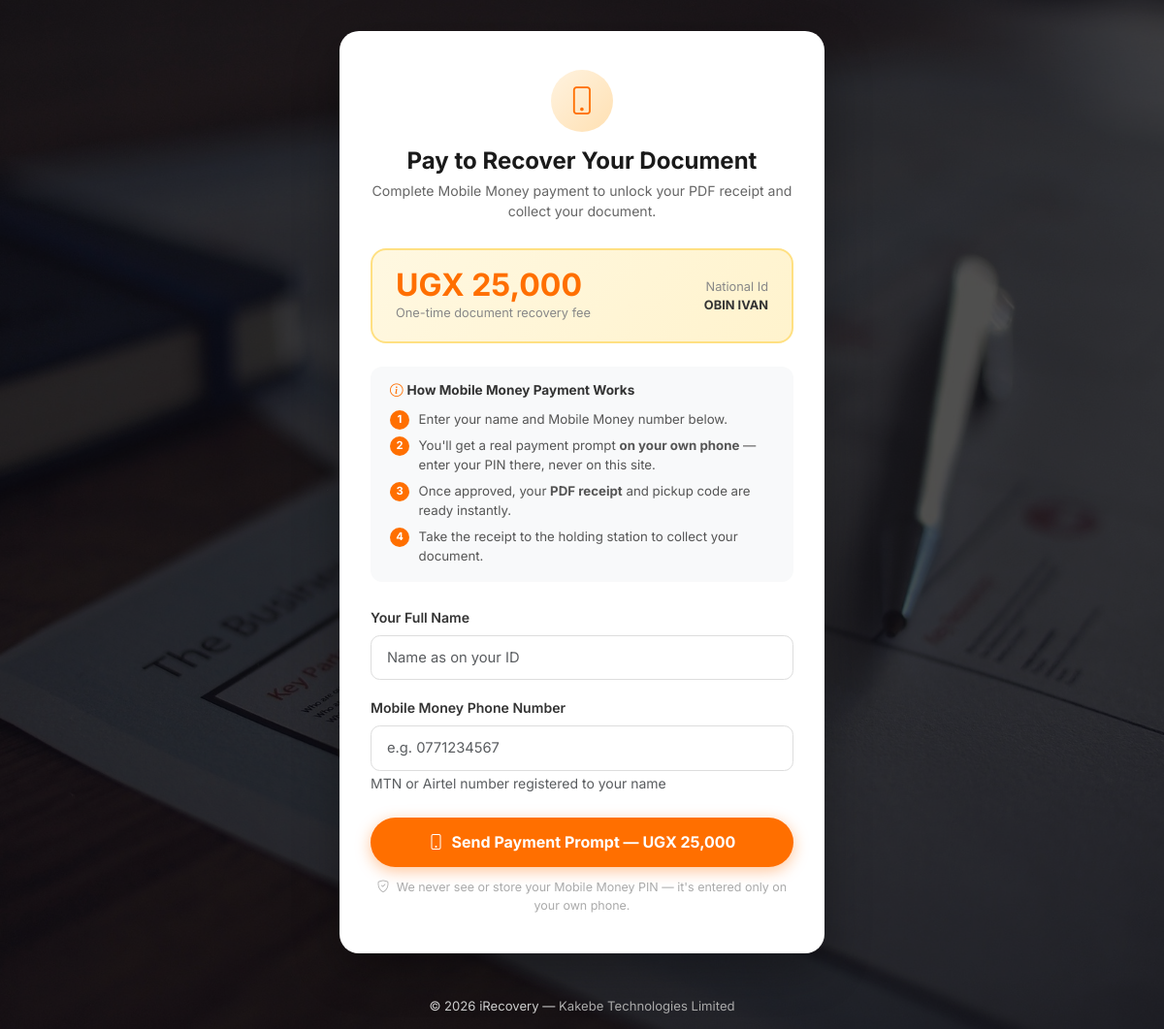
Screenshot of /pay.php?id_number=CM950 with the database file from the repository.
### tables this page shows
CREATE TABLE `match_alerts` (
  `id` int(11) NOT NULL,
  `lost_report_id` int(11) NOT NULL,
  `document_id` int(11) NOT NULL,
  `station` varchar(150) DEFAULT NULL,
  `alert_status` enum('new','admin_notified','owner_notified','payment_pending','paid','collected','closed','pending') NOT NULL DEFAULT 'new',
  `admin_approved` tinyint(1) NOT NULL DEFAULT 0,
  `admin_approved_by` varchar(150) DEFAULT NULL,
  `admin_approved_at` datetime DEFAULT NULL,
  `station_approved` tinyint(1) NOT NULL DEFAULT 0,
  `station_approved_at` datetime DEFAULT NULL,
  `notes` text DEFAULT NULL,
  `created_at` datetime NOT NULL DEFAULT current_timestamp(),
  `updated_at` datetime DEFAULT NULL ON UPDATE current_timestamp()
);

CREATE TABLE `lost_reports` (
  `id` int(11) NOT NULL,
  `doc_type` enum('national_id','driving_permit','passport','student_id','academic_document','land_title','birth_certificate','other') NOT NULL,
  `sur_name` varchar(255) NOT NULL,
  `given_name` varchar(255) NOT NULL DEFAULT '',
  `dob` date DEFAULT NULL,
  `gender` enum('male','female','other') DEFAULT NULL,
  `id_number` varchar(150) DEFAULT NULL,
  `extra_field1` varchar(255) DEFAULT NULL,
  `extra_field2` varchar(255) DEFAULT NULL,
  `reporter_name` varchar(255) NOT NULL,
  `reporter_phone` varchar(20) NOT NULL,
  `reporter_email` varchar(150) DEFAULT NULL,
  `police_letter` varchar(255) DEFAULT NULL,
  `police_report_code` varchar(100) DEFAULT NULL,
  `match_status` enum('unmatched','matched','notified','collected') NOT NULL DEFAULT 'unmatched',
  `matched_doc_id` int(11) DEFAULT NULL,
  `submitted_at` datetime NOT NULL DEFAULT current_timestamp(),
  `updated_at` datetime DEFAULT NULL ON UPDATE current_timestamp()
);

### includes/match_engine.php (called while the page is built, shortened)
<?php
function getFeeConfig(mysqli $conn, string $doc_type): array {
    $stmt = $conn->prepare("SELECT fee_ugx, commission_percent FROM fee_config WHERE doc_type = ? LIMIT 1");
    $stmt->bind_param('s', $doc_type);
    $stmt->execute();
    $row = $stmt->get_result()->fetch_assoc();
    return [
        'fee_ugx'            => $row ? (float)$row['fee_ugx'] : 10000.00,
        'commission_percent' => $row ? (float)$row['commission_percent'] : 20.00,
    ];
}

### pay.php (the view, shortened to what this page needs)
<?php
include_once 'db.php';
include_once 'includes/match_engine.php';
$id_number = trim(strtoupper($_GET['id_number'] ?? $_POST['id_number'] ?? ''));
$match     = null;
$fee       = 0.0;
$initiated = null;
function findPayableMatch(mysqli $conn, string $idNumber): ?array {
    $stmt = $conn->prepare(
        "SELECT ma.id AS alert_id, ma.station, ma.document_id,
                lr.doc_type, lr.sur_name, lr.given_name, lr.id_number
         FROM match_alerts ma
         JOIN lost_reports lr ON lr.id = ma.lost_report_id
         WHERE lr.id_number = ?
           AND ma.alert_status NOT IN ('paid','collected','closed')
         ORDER BY ma.created_at DESC LIMIT 1"
    );
    $stmt->bind_param('s', $idNumber);
    $stmt->execute();
    $row = $stmt->get_result()->fetch_assoc();
    return $row ?: null;
}
if ($id_number !== '') {
    $match = findPayableMatch($conn, $id_number);
    if ($match) {
        $feeInfo = getFeeConfig($conn, $match['doc_type']);
        $fee = $feeInfo['fee_ugx'];
    }
}
?>
<!DOCTYPE html>
<html lang="en">
<head>
    <link href="https://cdn.jsdelivr.net/npm/bootstrap@5.3.0/dist/css/bootstrap.min.css" rel="stylesheet">
    <link href="https://cdn.jsdelivr.net/npm/bootstrap-icons@1.10.0/font/bootstrap-icons.css" rel="stylesheet">
</head>
<body>
<div class="wrap">
<div class="pay-card">
    <?php if ($initiated): ?>
        <div class="waiting" id="waitPanel" data-pid="<?= (int)$initiated['payment_id'] ?>">
            <i class="bi bi-arrow-repeat spin-icon"></i>
            <h2>Check Your Phone</h2>
            <p>We've sent a Mobile Money payment prompt to your phone for <strong>UGX <?= number_format($fee) ?></strong>. Enter your PIN there to approve it.</p>
            <div id="waitStatus">Waiting for approval…</div>
        </div>
    <?php else: ?>
        <div class="pay-header">
            <div class="pay-icon"><i class="bi bi-phone"></i></div>
            <h1>Pay to Recover Your Document</h1>
            <p>Complete Mobile Money payment to unlock your PDF receipt and collect your document.</p>
        </div>
        <div class="fee-box">
            <div>
                <div class="fee-num">UGX <?= number_format($fee) ?></div>
                <div class="fee-note">One-time document recovery fee</div>
            </div>
            <div style="margin-left:auto;font-size:.8rem;color:#888;text-align:right;">
                <?= htmlspecialchars(ucwords(str_replace('_', ' ', $match['doc_type']))) ?><br>
                <strong style="color:#333;"><?= htmlspecialchars(trim($match['sur_name'] . ' ' . $match['given_name'])) ?></strong>
            </div>
        </div>
        <div class="mm-steps">
            <h6><i class="bi bi-info-circle me-1" style="color:var(--orange);"></i>How Mobile Money Payment Works</h6>
            <div class="mm-step"><div class="ms-n">1</div><span>Enter your name and Mobile Money number below.</span></div>
            <div class="mm-step"><div class="ms-n">2</div><span>You'll get a real payment prompt <strong>on your own phone</strong> — enter your PIN there, never on this site.</span></div>
            <div class="mm-step"><div class="ms-n">3</div><span>Once approved, your <strong>PDF receipt</strong> and pickup code are ready instantly.</span></div>
            <div class="mm-step"><div class="ms-n">4</div><span>Take the receipt to the holding station to collect your document.</span></div>
        </div>
        <form method="POST" id="payForm">
            <div class="mb-3">
                <label class="form-label">Your Full Name</label>
                <input type="text" name="payer_name" class="form-control" placeholder="Name as on your ID" required>
            </div>
            <div class="mb-4">
                <label class="form-label">Mobile Money Phone Number</label>
                <input type="tel" name="payer_phone" class="form-control" placeholder="e.g. 0771234567" required maxlength="13">
                <small class="text-muted">MTN or Airtel number registered to your name</small>
            </div>
            <button type="submit" class="btn-pay-now" id="payBtn">
                <i class="bi bi-phone"></i> Send Payment Prompt — UGX <?= number_format($fee) ?>
            </button>
        </form>
        <div class="security-note">
            <i class="bi bi-shield-check me-1"></i>
            We never see or store your Mobile Money PIN — it's entered only on your own phone.
        </div>
    <?php endif; ?>
</div>
</div>
<footer>&copy; <?= date('Y') ?> iRecovery &mdash;
    <a href="https://kakebe.tech/" target="_blank" rel="noopener">Kakebe Technologies Limited</a>
</footer>
</body>
</html>

### pay.php (style rules this page uses)
:root { --red:#CC0000; --orange:#ff6f00; --orange-dark:#e65100; }
* { box-sizing:border-box; }
body { font-family:'Inter',sans-serif; background:url('img/bg.jpg') center/cover fixed; min-height:100vh; display:flex; flex-direction:column; position:relative; }
body::before { content:''; position:fixed; inset:0; background:rgba(0,0,0,0.68); z-index:0; }
.wrap { position:relative; z-index:1; flex:1; display:flex; align-items:center; justify-content:center; padding:2rem 1rem; }
.pay-card { background:#fff; border-radius:1.25rem; padding:2.5rem 2rem; max-width:500px; width:100%; box-shadow:0 16px 48px rgba(0,0,0,0.3); animation:fadeUp .4s ease; }
.pay-header { text-align:center; margin-bottom:1.75rem; }
.pay-icon { width:64px; height:64px; border-radius:50%; background:linear-gradient(135deg,#fff3e0,#ffe0b2); color:var(--orange); font-size:1.8rem; display:flex; align-items:center; justify-content:center; margin:0 auto 1rem; }
.pay-header h1 { font-size:1.5rem; font-weight:700; color:#1a1a1a; margin-bottom:.3rem; }
.pay-header p { color:#666; font-size:.88rem; margin:0; }
.fee-box { background:linear-gradient(135deg,#fff8e1,#fff3cd); border:2px solid #ffe082; border-radius:1rem; padding:1.25rem 1.5rem; display:flex; align-items:center; gap:1rem; margin-bottom:1.5rem; }
.fee-num { font-size:2rem; font-weight:700; color:var(--orange); line-height:1; }
.fee-note { font-size:.8rem; color:#888; margin-top:.2rem; }
.mm-steps { background:#f8f9fa; border-radius:.75rem; padding:1rem 1.25rem; margin-bottom:1.5rem; }
.mm-steps h6 { font-size:.85rem; font-weight:700; color:#333; margin-bottom:.75rem; }
.mm-step { display:flex; align-items:flex-start; gap:.6rem; font-size:.83rem; color:#555; margin-bottom:.45rem; }
.mm-step:last-child { margin:0; }
.ms-n { width:20px; height:20px; border-radius:50%; background:var(--orange); color:#fff; display:flex; align-items:center; justify-content:center; font-size:.7rem; font-weight:700; flex-shrink:0; }
.form-label { font-weight:600; font-size:.88rem; color:#333; }
.form-control, .form-select { border-radius:.6rem; padding:.7rem 1rem; border:1.5px solid #ddd; font-size:.92rem; transition:border-color .2s; }
.btn-pay-now { display:flex; align-items:center; justify-content:center; gap:.5rem; width:100%; padding:.85rem 1.5rem; background:var(--orange); color:#fff; border:none; border-radius:50px; font-weight:700; font-size:1rem; cursor:pointer; transition:all .2s; box-shadow:0 4px 16px rgba(255,111,0,0.4); }
.security-note { text-align:center; font-size:.78rem; color:#aaa; margin-top:.75rem; }
footer { position:relative; z-index:1; text-align:center; padding:.8rem; color:#ccc; font-size:.82rem; }
footer a { color:#aaa; text-decoration:none; }

### rows the page displays
match_alerts: lost_report.doc_type "National Id", lost_report.given_name "OBIN IVAN"

### other values shown
$fee "25,000"
